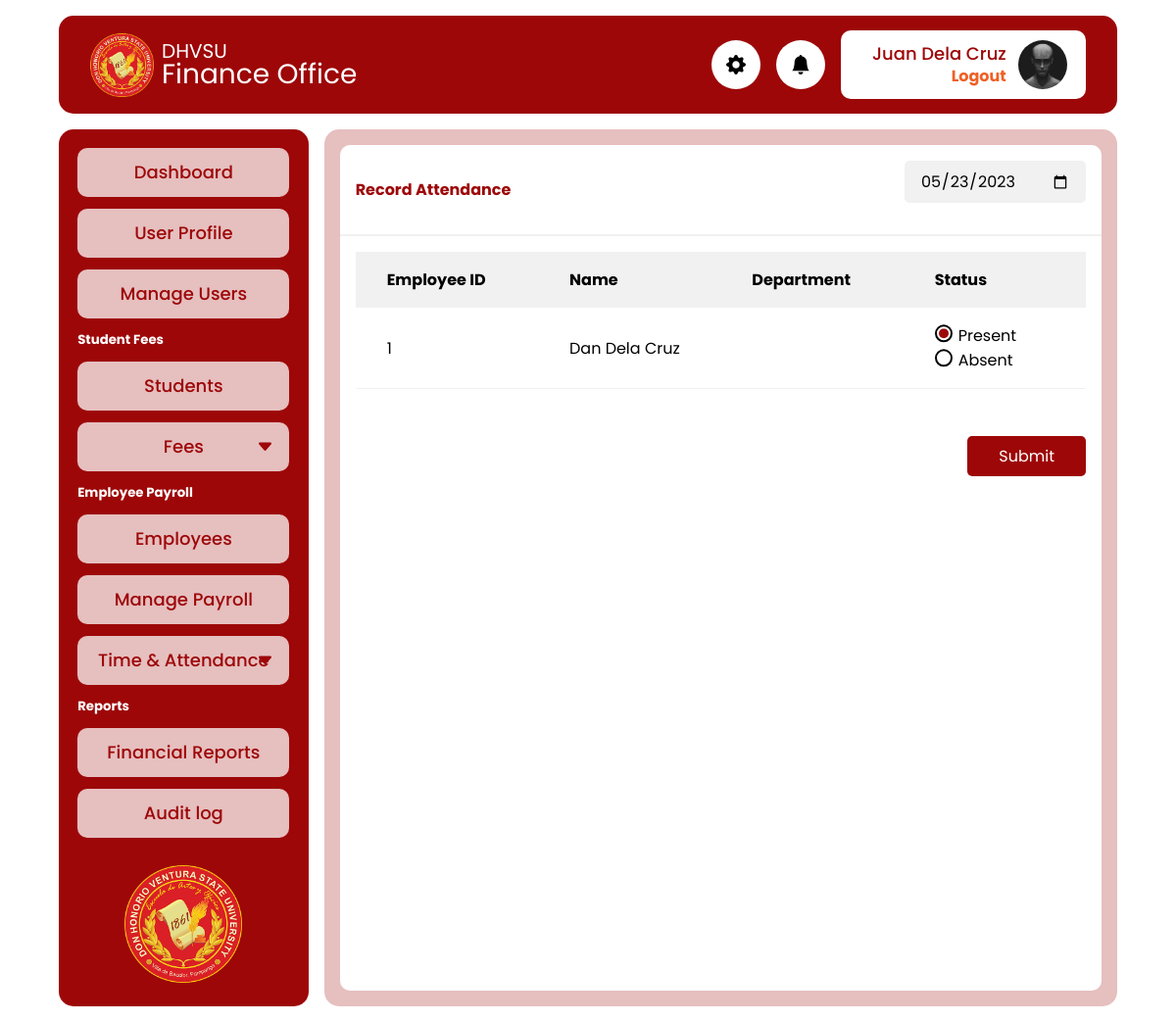
/admin/record_attendance.php (signed in), run on an earlier commit of the app's database.
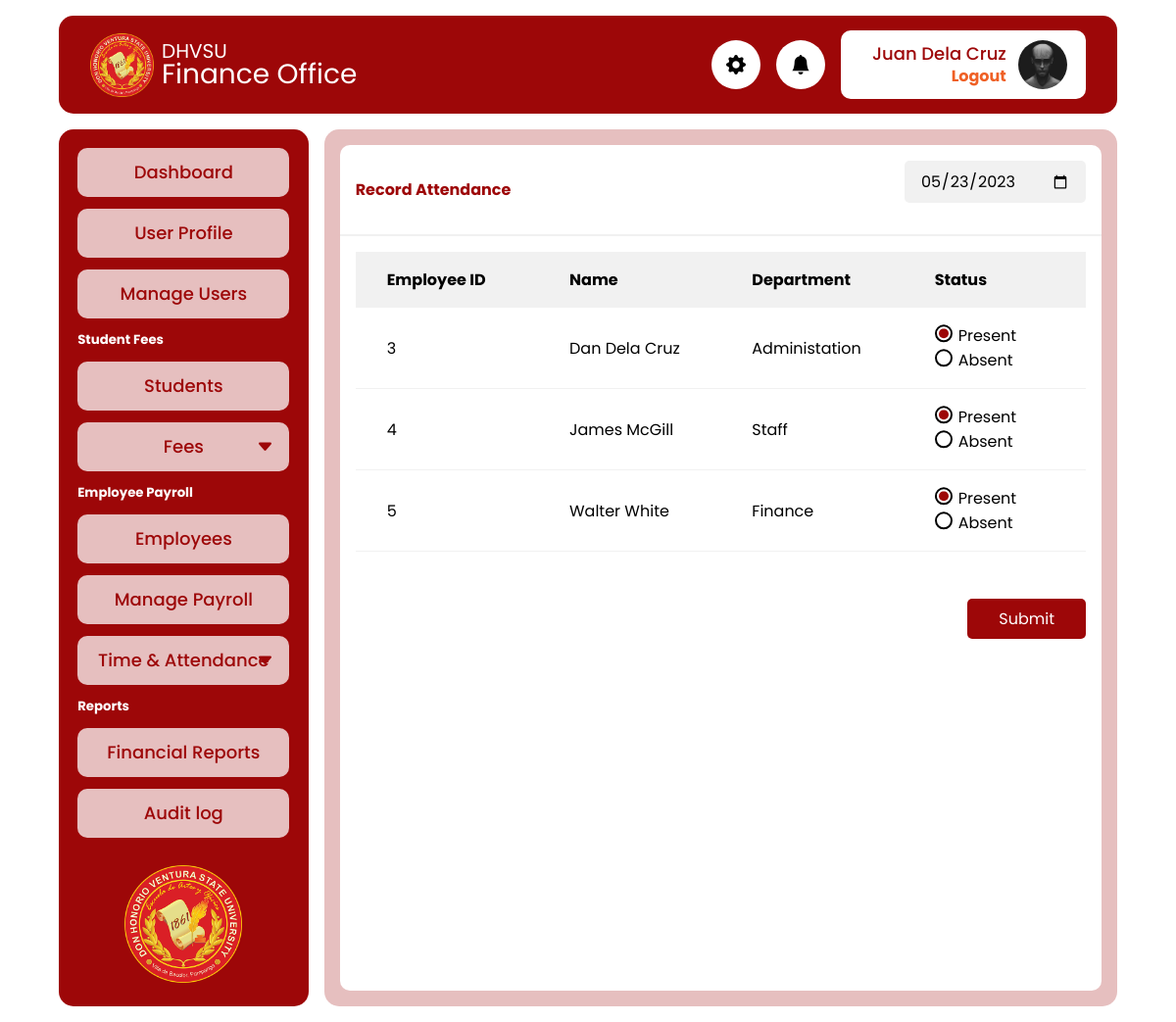
And on a later commit of the database.
### tables this page shows
CREATE TABLE `tbl_employees` (
  `id` int(11) NOT NULL,
  `first_name` varchar(150) NOT NULL,
  `middle_name` varchar(150) NOT NULL,
  `last_name` varchar(150) NOT NULL,
  `birthday` date NOT NULL,
  `address` text NOT NULL,
  `email` varchar(255) NOT NULL,
  `title` varchar(255) NOT NULL,
  `department_id` int(11) NOT NULL,
  `hire_date` datetime NOT NULL DEFAULT current_timestamp(),
  `salary_day` decimal(15,2) NOT NULL DEFAULT 0.00,
  `profile_photo` text NOT NULL
);

CREATE TABLE `tbl_department` (
  `id` int(11) NOT NULL,
  `department_name` varchar(255) NOT NULL
);

### app/util_func.php (called while the page is built, shortened)
<?php
function fetchAll(string $table, $pdo)
{
  $sql = "SELECT * FROM $table";
  $stmt = $pdo->query($sql);
  return ($stmt->rowCount() > 0) ? $stmt->fetchAll() : null;
}

### admin/record_attendance.php (the view, shortened to what this page needs)
<?php
require_once  './includes/header.php';
$employees = fetchAll("tbl_employees", $pdo) ?? [];
$employeeCount = 0;
$date = date("Y-m-d");
$departments = fetchAll('tbl_department', $pdo);
?>
<main>
  <div class="card full-span">
    <form action="../app/attendace_record.php" method="post">
      <div class="card-header">
        <div class="filter-group">
          <h4>Record Attendance</h4>
          <input type="date" placeholder="00/00/0000" name="date" class="input-control gray small" value="<?= $date ?>">
        </div>
      </div>
      <div class="card-body" style="max-height: 800px; overflow-y: scroll;">
        <table>
          <thead>
            <th>Employee ID</th>
            <th>Name</th>
            <th>Department</th>
            <th>Status</th>
          </thead>
          <tbody>
            <?php
            foreach ($employees as $employee) {
              $employeeCount++;
            ?>
              <tr>
                <td><?= $employee['id'] ?></td>
                <td><?= $employee['first_name'] . " " . $employee['last_name'] ?></td>
                <td><?= $departments[$employee['department_id']]['department_name'] ?></td>
                <td>
                  <label for="paid" class="radio-control">
                    <input name="<?= $employeeCount ?>_status" type="radio" id="radPaid" checked value="1">
                    Present
                  </label>
                  <label for="paid" class="radio-control">
                    <input name="<?= $employeeCount ?>_status" type="radio" id="radPaid" value="0">
                    Absent
                  </label>
                </td>
              </tr>
            <?php
            }
            ?>
          </tbody>
        </table>
      </div>
      <div class="edit-btn-group"><button type="submit" class="btn">Submit</button></div>
    </form>
  </div>
</main>
<?php
require_once  './includes/footer.php'
?>

### admin/includes/header.php (shortened to what this page needs)
<?php
require '../config.php';
require '../app/util_func.php';
?>
<!DOCTYPE html>
<html lang="en">
<head>
  <link rel="stylesheet" href="../css/style.css">
  <link rel="stylesheet" href="../css/modal.css">
  <link rel="stylesheet" href="../css/toastify.css">
  <link rel="stylesheet" href="https://cdn.jsdelivr.net/npm/bootstrap-icons@1.10.3/font/bootstrap-icons.css">
</head>
<body>
  <header class="header">
    <a href="" class="brand">
      <img src="../icon.png" alt="" class="logo">
      <div class="site-name">
        <p class="school">DHVSU</p>
        <p class="office">Finance Office</p>
      </div>
    </a>
    <div class="header-icon">
      <i class="bi bi-gear-fill"></i>
    </div>
    <div class="header-icon">
      <i class="bi bi-bell-fill"></i>
    </div>
    <div class="header-user">
      <div class="user-account">
        <a href="profile.php" class="username">
          <p><?= $_SESSION["user"]["first_name"] . " " . $_SESSION["user"]["last_name"] ?></p>
        </a>
        <a href="./logout.php" class="logout">Logout</a>
      </div>
      <img srcset="<?= $_SESSION["user"]["profile_photo"] ?>" src="../assets/profile-placeholder.jpg" alt="" class="display-photo">
    </div>
  </header>
  <div class="container">
    <div class="sidebar">
      <ul>
        <li>
          <a class="nav-link" href="dashboard.php">
            Dashboard
          </a>
        </li>
        <li>
          <a class="nav-link" href="profile.php">
            User Profile
          </a>
        </li>
        <li>
          <a class="nav-link" href="manage_users.php">
            Manage Users
          </a>
        </li>
      </ul>
      <h5>Student Fees</h5>
      <ul>
        <li>
          <a class="nav-link" href="students.php">
            Students
          </a>
        </li>
        <li>
          <button type="button" class="nav-menu-btn" href="">
            <i class="bi bi-caret-down-fill"></i>Fees
          </button>
        </li>
      </ul>
      <h5>Employee Payroll</h5>
      <ul>
        <li>
          <a class="nav-link" href="employees.php">
            Employees
          </a>
        </li>
        <li>
          <a class="nav-link" href="">
            Manage Payroll
          </a>
        </li>
        <li>
          <button type="button" class="nav-menu-btn" href="">
            <i class="bi bi-caret-down-fill"></i>Time & Attendance
          </button>
        </li>
      </ul>
      <h5>Reports</h5>
      <ul>
        <li>
          <a class="nav-link" href="">
            Financial Reports
          </a>
        </li>
        <li>
          <a class="nav-link" href="audit_log.php">
            Audit log
          </a>
        </li>
      </ul>
      <img src="../icon.png" class="logo" alt="">
    </div>

### admin/includes/footer.php (shortened to what this page needs)
</div>
</body>
</html>

What changed in the data, as far as the page shows it:
removed tbl_employees: id "1", first_name "Dan", last_name "Dela Cruz"
added tbl_employees: id "3", first_name "Dan", last_name "Dela Cruz", department.department_name "Administation"
added tbl_employees: id "4", first_name "James", last_name "McGill", department.department_name "Staff"
added tbl_employees: id "5", first_name "Walter", last_name "White", department.department_name "Finance"
